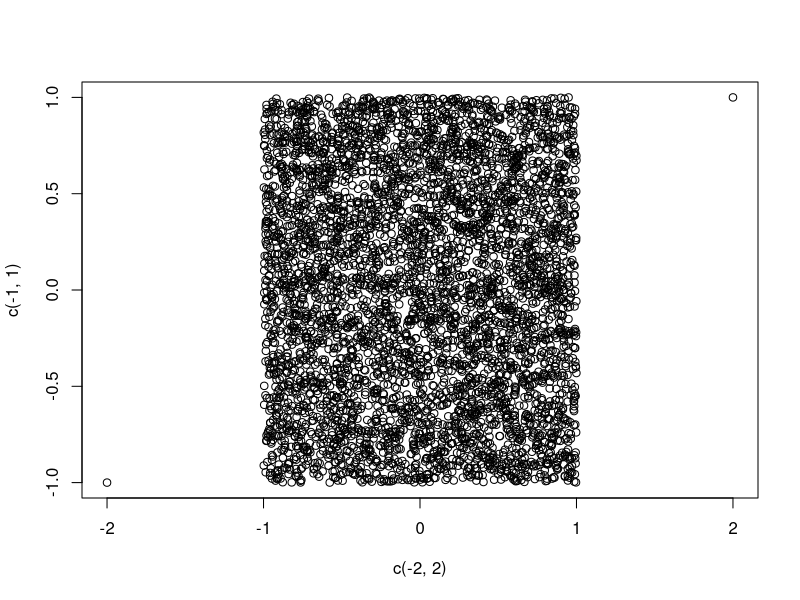
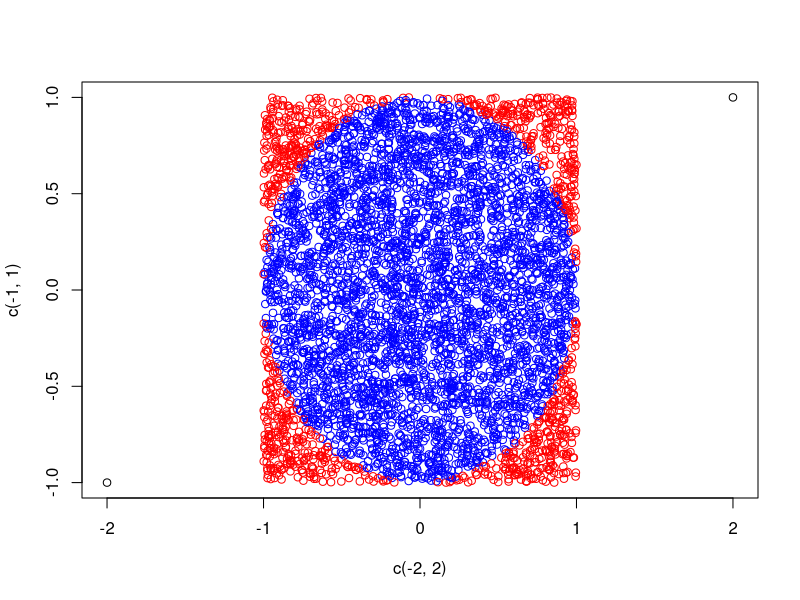

Generate these figures, in order, with R:
## ---- chunk 1
knitr::opts_chunk$set(echo = TRUE)
## ---- chunk 2
B = 5000
x <- runif(n = B, min = -1, max = 1)
y <- runif(n = B, min = -1, max = 1)
## ---- chunk 3
point = matrix(runif(2*B, -1, 1), B, 2)

test = 0
for (i in 1:B) {
  if(point[i,1]^2+point[i,2]^2 <= 1){
     test = test + 1}
}
print(test/5000*4)
## ---- chunk 4
find_pi = function(B = 5000, seed = 10, make_plot = TRUE){
  # Control seed
  set.seed(seed)
  
  # Simulate B points
  point = matrix(runif(2*B, -1, 1), B, 2)
  c_points = 0
  for (i in 1:B) {
  if(point[i,1]^2+point[i,2]^2 <= 1){
     c_points = c_points + 1}
}
 hat_pi = c_points/5000*4
 return(hat_pi)
}

find_pi()
## ---- chunk 5
plot(x = c(-2, 2), y = c(-1, 1))
points(x = point[, 1], y = point[, 2], col=)
## ---- chunk 6
  # Plot
  plot(x = c(-2, 2), y = c(-1, 1))
  
  point = matrix(runif(2*B, -1, 1), B, 2)
  for (i in 1:B) {
  if(point[i,1]^2+point[i,2]^2 <= 1){
    points(x = point[i, 1], y = point[i, 2], col="blue")
  } else {points(x = point[i, 1], y = point[i, 2], col="red")}
}

find_pi()
